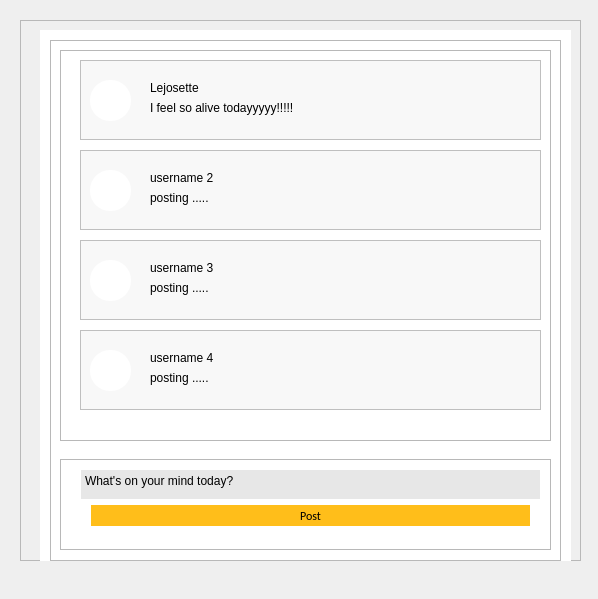
<?xml version="1.0" encoding="UTF-8"?>
<ui version="4.0">
 <class>Dialog</class>
 <widget class="QDialog" name="Dialog">
  <property name="geometry">
   <rect>
    <x>0</x>
    <y>0</y>
    <width>598</width>
    <height>599</height>
   </rect>
  </property>
  <property name="windowTitle">
   <string>Dialog</string>
  </property>
  <widget class="QFrame" name="frame">
   <property name="geometry">
    <rect>
     <x>20</x>
     <y>20</y>
     <width>561</width>
     <height>541</height>
    </rect>
   </property>
   <property name="frameShape">
    <enum>QFrame::StyledPanel</enum>
   </property>
   <property name="frameShadow">
    <enum>QFrame::Raised</enum>
   </property>
   <widget class="QLabel" name="background_2">
    <property name="geometry">
     <rect>
      <x>20</x>
      <y>10</y>
      <width>531</width>
      <height>571</height>
     </rect>
    </property>
    <property name="styleSheet">
     <string notr="true">
background-color: rgb(255, 255, 255);</string>
    </property>
    <property name="text">
     <string/>
    </property>
    <property name="scaledContents">
     <bool>true</bool>
    </property>
   </widget>
   <widget class="QFrame" name="forum_all">
    <property name="geometry">
     <rect>
      <x>30</x>
      <y>20</y>
      <width>511</width>
      <height>521</height>
     </rect>
    </property>
    <property name="frameShape">
     <enum>QFrame::StyledPanel</enum>
    </property>
    <property name="frameShadow">
     <enum>QFrame::Raised</enum>
    </property>
    <widget class="QFrame" name="post_button_frame">
     <property name="geometry">
      <rect>
       <x>10</x>
       <y>419</y>
       <width>491</width>
       <height>91</height>
      </rect>
     </property>
     <property name="styleSheet">
      <string notr="true"/>
     </property>
     <property name="frameShape">
      <enum>QFrame::StyledPanel</enum>
     </property>
     <property name="frameShadow">
      <enum>QFrame::Raised</enum>
     </property>
     <widget class="QPlainTextEdit" name="status">
      <property name="geometry">
       <rect>
        <x>20</x>
        <y>10</y>
        <width>461</width>
        <height>31</height>
       </rect>
      </property>
      <property name="tabletTracking">
       <bool>true</bool>
      </property>
      <property name="acceptDrops">
       <bool>false</bool>
      </property>
      <property name="styleSheet">
       <string notr="true">border-radius: 20px;
background-color: rgb(231, 231, 231);
font: 75 8pt &quot;Segoe UI&quot;;
border: 1px solid white;</string>
      </property>
      <property name="plainText">
       <string>What's on your mind today?</string>
      </property>
     </widget>
     <widget class="QPushButton" name="post_button">
      <property name="geometry">
       <rect>
        <x>30</x>
        <y>45</y>
        <width>441</width>
        <height>23</height>
       </rect>
      </property>
      <property name="font">
       <font>
        <family>Calibri</family>
        <pointsize>9</pointsize>
        <weight>9</weight>
        <italic>false</italic>
        <bold>false</bold>
       </font>
      </property>
      <property name="styleSheet">
       <string notr="true">border: 1px solid white;
background-color: rgb(255, 190, 26);
font: 75 9pt &quot;Calibri&quot;;</string>
      </property>
      <property name="text">
       <string>Post</string>
      </property>
     </widget>
    </widget>
    <widget class="QFrame" name="frame_4">
     <property name="geometry">
      <rect>
       <x>10</x>
       <y>10</y>
       <width>491</width>
       <height>391</height>
      </rect>
     </property>
     <property name="frameShape">
      <enum>QFrame::StyledPanel</enum>
     </property>
     <property name="frameShadow">
      <enum>QFrame::Raised</enum>
     </property>
     <widget class="QFrame" name="post1_frame">
      <property name="geometry">
       <rect>
        <x>20</x>
        <y>10</y>
        <width>461</width>
        <height>80</height>
       </rect>
      </property>
      <property name="styleSheet">
       <string notr="true">background-color: rgb(248, 248, 248);</string>
      </property>
      <property name="frameShape">
       <enum>QFrame::StyledPanel</enum>
      </property>
      <property name="frameShadow">
       <enum>QFrame::Raised</enum>
      </property>
      <widget class="QLabel" name="profile_pic">
       <property name="geometry">
        <rect>
         <x>10</x>
         <y>20</y>
         <width>41</width>
         <height>41</height>
        </rect>
       </property>
       <property name="baseSize">
        <size>
         <width>0</width>
         <height>0</height>
        </size>
       </property>
       <property name="autoFillBackground">
        <bool>false</bool>
       </property>
       <property name="styleSheet">
        <string notr="true">border-radius: 20px;
border-image: url(:/back/Screenshot_2023-12-30-22-21-52-820_com.instagram.android.jpg);
background-color: rgb(255, 255, 255);

</string>
       </property>
       <property name="frameShape">
        <enum>QFrame::NoFrame</enum>
       </property>
       <property name="frameShadow">
        <enum>QFrame::Plain</enum>
       </property>
       <property name="text">
        <string/>
       </property>
       <property name="scaledContents">
        <bool>true</bool>
       </property>
       <property name="alignment">
        <set>Qt::AlignCenter</set>
       </property>
       <property name="wordWrap">
        <bool>false</bool>
       </property>
      </widget>
      <widget class="QLabel" name="username">
       <property name="geometry">
        <rect>
         <x>70</x>
         <y>20</y>
         <width>381</width>
         <height>16</height>
        </rect>
       </property>
       <property name="styleSheet">
        <string notr="true">font: 75 italic 9pt &quot;Calibri&quot;;</string>
       </property>
       <property name="text">
        <string>Lejosette</string>
       </property>
      </widget>
      <widget class="QLabel" name="posting">
       <property name="geometry">
        <rect>
         <x>70</x>
         <y>40</y>
         <width>381</width>
         <height>16</height>
        </rect>
       </property>
       <property name="text">
        <string>I feel so alive todayyyyy!!!!!</string>
       </property>
      </widget>
     </widget>
     <widget class="QFrame" name="post2_frame">
      <property name="geometry">
       <rect>
        <x>20</x>
        <y>100</y>
        <width>461</width>
        <height>80</height>
       </rect>
      </property>
      <property name="styleSheet">
       <string notr="true">background-color: rgb(248, 248, 248);</string>
      </property>
      <property name="frameShape">
       <enum>QFrame::StyledPanel</enum>
      </property>
      <property name="frameShadow">
       <enum>QFrame::Raised</enum>
      </property>
      <widget class="QLabel" name="profile_pic_2">
       <property name="geometry">
        <rect>
         <x>10</x>
         <y>20</y>
         <width>41</width>
         <height>41</height>
        </rect>
       </property>
       <property name="baseSize">
        <size>
         <width>0</width>
         <height>0</height>
        </size>
       </property>
       <property name="autoFillBackground">
        <bool>false</bool>
       </property>
       <property name="styleSheet">
        <string notr="true">border-radius: 20px;
border-image: url(:/logo/pngegg.png);
background-color: rgb(255, 255, 255);

</string>
       </property>
       <property name="frameShape">
        <enum>QFrame::NoFrame</enum>
       </property>
       <property name="frameShadow">
        <enum>QFrame::Plain</enum>
       </property>
       <property name="text">
        <string/>
       </property>
       <property name="scaledContents">
        <bool>true</bool>
       </property>
       <property name="alignment">
        <set>Qt::AlignCenter</set>
       </property>
       <property name="wordWrap">
        <bool>false</bool>
       </property>
      </widget>
      <widget class="QLabel" name="username_2">
       <property name="geometry">
        <rect>
         <x>70</x>
         <y>20</y>
         <width>381</width>
         <height>16</height>
        </rect>
       </property>
       <property name="styleSheet">
        <string notr="true">font: 75 italic 9pt &quot;Calibri&quot;;</string>
       </property>
       <property name="text">
        <string>username 2</string>
       </property>
      </widget>
      <widget class="QLabel" name="posting_2">
       <property name="geometry">
        <rect>
         <x>70</x>
         <y>40</y>
         <width>381</width>
         <height>16</height>
        </rect>
       </property>
       <property name="text">
        <string>posting .....</string>
       </property>
      </widget>
     </widget>
     <widget class="QFrame" name="post3_frame">
      <property name="geometry">
       <rect>
        <x>20</x>
        <y>190</y>
        <width>461</width>
        <height>80</height>
       </rect>
      </property>
      <property name="styleSheet">
       <string notr="true">background-color: rgb(248, 248, 248);</string>
      </property>
      <property name="frameShape">
       <enum>QFrame::StyledPanel</enum>
      </property>
      <property name="frameShadow">
       <enum>QFrame::Raised</enum>
      </property>
      <widget class="QLabel" name="profile_pic_3">
       <property name="geometry">
        <rect>
         <x>10</x>
         <y>20</y>
         <width>41</width>
         <height>41</height>
        </rect>
       </property>
       <property name="baseSize">
        <size>
         <width>0</width>
         <height>0</height>
        </size>
       </property>
       <property name="autoFillBackground">
        <bool>false</bool>
       </property>
       <property name="styleSheet">
        <string notr="true">border-radius: 20px;
border-image: url(:/logo/pngegg.png);
background-color: rgb(255, 255, 255);

</string>
       </property>
       <property name="frameShape">
        <enum>QFrame::NoFrame</enum>
       </property>
       <property name="frameShadow">
        <enum>QFrame::Plain</enum>
       </property>
       <property name="text">
        <string/>
       </property>
       <property name="scaledContents">
        <bool>true</bool>
       </property>
       <property name="alignment">
        <set>Qt::AlignCenter</set>
       </property>
       <property name="wordWrap">
        <bool>false</bool>
       </property>
      </widget>
      <widget class="QLabel" name="username_3">
       <property name="geometry">
        <rect>
         <x>70</x>
         <y>20</y>
         <width>381</width>
         <height>16</height>
        </rect>
       </property>
       <property name="styleSheet">
        <string notr="true">font: 75 italic 9pt &quot;Calibri&quot;;</string>
       </property>
       <property name="text">
        <string>username 3</string>
       </property>
      </widget>
      <widget class="QLabel" name="posting_3">
       <property name="geometry">
        <rect>
         <x>70</x>
         <y>40</y>
         <width>381</width>
         <height>16</height>
        </rect>
       </property>
       <property name="text">
        <string>posting .....</string>
       </property>
      </widget>
     </widget>
     <widget class="QFrame" name="post4_frame">
      <property name="geometry">
       <rect>
        <x>20</x>
        <y>280</y>
        <width>461</width>
        <height>80</height>
       </rect>
      </property>
      <property name="styleSheet">
       <string notr="true">background-color: rgb(248, 248, 248);</string>
      </property>
      <property name="frameShape">
       <enum>QFrame::StyledPanel</enum>
      </property>
      <property name="frameShadow">
       <enum>QFrame::Raised</enum>
      </property>
      <widget class="QLabel" name="profile_pic_4">
       <property name="geometry">
        <rect>
         <x>10</x>
         <y>20</y>
         <width>41</width>
         <height>41</height>
        </rect>
       </property>
       <property name="baseSize">
        <size>
         <width>0</width>
         <height>0</height>
        </size>
       </property>
       <property name="autoFillBackground">
        <bool>false</bool>
       </property>
       <property name="styleSheet">
        <string notr="true">border-radius: 20px;
border-image: url(:/logo/pngegg.png);
background-color: rgb(255, 255, 255);

</string>
       </property>
       <property name="frameShape">
        <enum>QFrame::NoFrame</enum>
       </property>
       <property name="frameShadow">
        <enum>QFrame::Plain</enum>
       </property>
       <property name="text">
        <string/>
       </property>
       <property name="scaledContents">
        <bool>true</bool>
       </property>
       <property name="alignment">
        <set>Qt::AlignCenter</set>
       </property>
       <property name="wordWrap">
        <bool>false</bool>
       </property>
      </widget>
      <widget class="QLabel" name="username_4">
       <property name="geometry">
        <rect>
         <x>70</x>
         <y>20</y>
         <width>381</width>
         <height>16</height>
        </rect>
       </property>
       <property name="styleSheet">
        <string notr="true">font: 75 italic 9pt &quot;Calibri&quot;;</string>
       </property>
       <property name="text">
        <string>username 4</string>
       </property>
      </widget>
      <widget class="QLabel" name="posting_4">
       <property name="geometry">
        <rect>
         <x>70</x>
         <y>40</y>
         <width>381</width>
         <height>16</height>
        </rect>
       </property>
       <property name="text">
        <string>posting .....</string>
       </property>
      </widget>
     </widget>
    </widget>
   </widget>
  </widget>
 </widget>
 <resources>
  <include location="background.qrc"/>
  <include location="logo.qrc"/>
 </resources>
 <connections/>
</ui>
